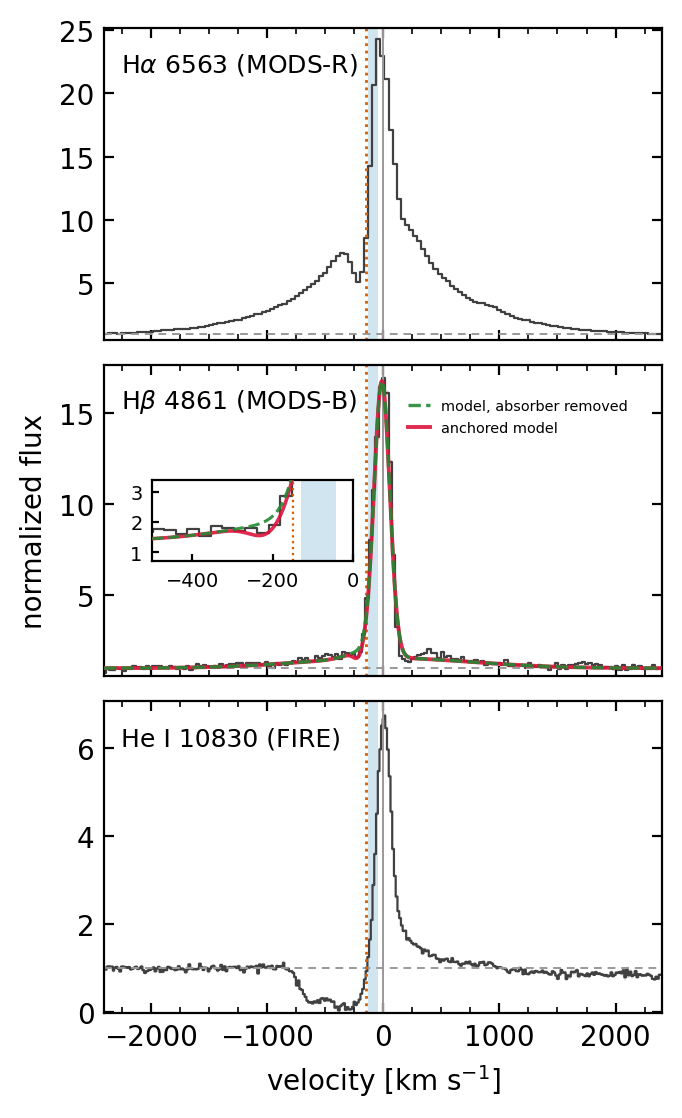

Recreate this plot in Python.
#!/usr/bin/env python3
"""Paper Figure fig:eggwind (egg_wind_absorption.pdf), adopted 2026-08-05.

Successor of e4_egg_absorption.py with three changes: the Hbeta panel shows
MODS-B (the arm the paper fits Hbeta with; 5352 A observed is MODS-R's bad
blue edge below the dichroic), each panel labels its instrument, and the
Hbeta panel overlays the anchored joint Hb+[OIII] decomposition (gauss canon,
definitive_egg_gauss_params.npy) self-normalized by its own fitted continuum,
as the total model and the same model with the absorber zeroed. The gap
between the two curves is the -206 km/s absorber.
"""
import os
import numpy as np
from astropy.io import fits
import matplotlib
matplotlib.use('Agg')
import matplotlib.pyplot as plt
from matplotlib.ticker import MultipleLocator, AutoMinorLocator

Z = 0.1007
C = 2.998e5
EGG = '/home/omc5226/work/lrdmesa/egg_analysis'
HERE = os.path.dirname(os.path.abspath(__file__))

# ── anchored decomposition (gauss canon), observed-frame model ───────────────
P = np.load('/home/omc5226/work/lrdmesa/gobig_work/definitive_egg_gauss_params.npy')
(dvn, sn, b1, b2, Ab, dvi, si, Ai, dva, sa, Aa,
 An, Ao, Aoi, c0, c1, c2, d0, d1) = P
Z_FIT = 0.10066
LAMB = 4862.7*(1 + Z_FIT)

def _g(x, l, s, A):
    return A*np.exp(-0.5*((x - l)/(s/C*l))**2)

def hb_model_norm(v_panel, l0):
    """(total/cont, no-absorber/cont) at panel velocities about rest l0."""
    x = l0*(1 + v_panel/C)*(1 + Z)          # observed-frame wavelength
    u = (x - LAMB)/100.
    cont = c0 + c1*u + c2*u*u
    emis = (_g(x, LAMB*(1+dvn/C), sn, An) + _g(x, LAMB*(1+b1/C), b2, Ab)
            + _g(x, LAMB*(1+dvi/C), si, Ai))
    absr = _g(x, LAMB*(1+dva/C), sa, Aa)
    return (cont + emis + absr)/cont, (cont + emis)/cont

def find(fname):
    for root, _, files in os.walk(EGG):
        if fname in files:
            return os.path.join(root, fname)
    raise FileNotFoundError(fname)

def load(fname):
    with fits.open(find(fname)) as h:
        s = h['SPECTRUM'].data
        w, f, iv, m = (s['wave'].astype(float), s['flux'].astype(float),
                       s['ivar'].astype(float), s['mask'].astype(int))
    good = (m == 1) & (iv > 0) & np.isfinite(f)
    sig = np.where(good, 1/np.sqrt(np.where(iv > 0, iv, np.inf)), np.nan)
    return w[good]/(1 + Z), f[good], sig[good]

mb = load('J1025+1402_MODSB_coadd1d_tellcorr_slitcorr_dered.fits')
mr = load('J1025+1402_MODSR_coadd1d_tellcorr_slitcorr_dered.fits')
fi = load('J1025+1402_FIRE_coadd1d_tellcorr_calib_dered.fits')

LINES = [(r'H$\alpha$ 6563 (MODS-R)', 6564.61, mr),
         (r'H$\beta$ 4861 (MODS-B)', 4862.68, mb),
         (r'He I 10830 (FIRE)', 10833.2, fi)]

fig, axes = plt.subplots(3, 1, figsize=(3.6, 6.4), sharex=True,
                         gridspec_kw={'hspace': 0.08})
for k, (ax, (lab, l0, (w, f, s))) in enumerate(zip(axes, LINES)):
    v = C*(w/l0 - 1)
    sel = np.abs(v) < 4000
    vv, ff, ss = v[sel], f[sel], s[sel]
    cont = (np.abs(vv) > 1500)
    p = np.polyfit(vv[cont], ff[cont], 1)
    norm = ff/np.polyval(p, vv)
    nerr = ss/np.polyval(p, vv)
    ax.step(vv, norm, where='mid', color='0.25', lw=0.8)
    ax.fill_between(vv, norm - nerr, norm + nerr, step='mid', color='0.25',
                    alpha=0.18, lw=0)
    ax.axhline(1.0, color='0.6', lw=0.7, ls=(0, (4, 3)))
    ax.axvline(0, color='0.6', lw=0.7)
    ax.axvspan(-130, -44, color='#0173B2', alpha=0.18, lw=0)
    ax.axvline(-150, color='#D55E00', lw=1.0, ls=':')
    ax.text(0.03, 0.86, lab, transform=ax.transAxes, fontsize=9)
    ax.set_xlim(-2400, 2400)
    lo = np.nanpercentile(norm[np.abs(vv) < 2400], 1)
    hi = np.nanpercentile(norm[np.abs(vv) < 2400], 99.7)
    ax.set_ylim(min(0.55, lo - 0.1), hi*1.06)
    ax.xaxis.set_major_locator(MultipleLocator(1000))
    ax.xaxis.set_minor_locator(AutoMinorLocator(4))
    ax.tick_params(which='both', direction='in', top=True, right=True,
                   labelsize=10)
    if k == 1:   # Hbeta panel: anchored-model overlay
        vg = np.linspace(-2400, 2400, 3000)
        tot, noabs = hb_model_norm(vg, l0)
        ax.plot(vg, tot, color='crimson', lw=1.4, alpha=0.9, zorder=5,
                label='anchored model')
        ax.plot(vg, noabs, color='#228833', lw=1.2, ls='--', alpha=0.9,
                zorder=6, label='model, absorber removed')
        h, lg = ax.get_legend_handles_labels()
        ax.legend(h[::-1], lg[::-1], fontsize=5.2, loc='upper right',
                  frameon=False, handlelength=1.5,
                  bbox_to_anchor=(0.962, 0.93))
        # thin zoom inset on the blue flank, left-center, indented with the
        # panel label
        axi = ax.inset_axes([0.08642, 0.37, 0.36, 0.26])
        axi.step(vv, norm, where='mid', color='0.25', lw=0.8)
        axi.axvspan(-130, -44, color='#0173B2', alpha=0.18, lw=0)
        axi.axvline(-150, color='#D55E00', lw=0.8, ls=':')
        axi.plot(vg, tot, color='crimson', lw=1.3, alpha=0.9, zorder=5)
        axi.plot(vg, noabs, color='#228833', lw=1.1, ls='--', alpha=0.9,
                 zorder=6)
        axi.set_xlim(-500, 0)
        axi.set_ylim(0.7, 3.4)
        axi.tick_params(which='both', direction='in', labelsize=7.0,
                        length=2.5)
axes[-1].set_xlabel(r'velocity [km s$^{-1}$]', fontsize=10)
axes[1].set_ylabel('normalized flux', fontsize=10)
for ext in ('png', 'pdf'):
    out = os.path.join(HERE, f'egg_wind_absorption.{ext}')
    fig.savefig(out, dpi=200, bbox_inches='tight')
    print('saved', out)
